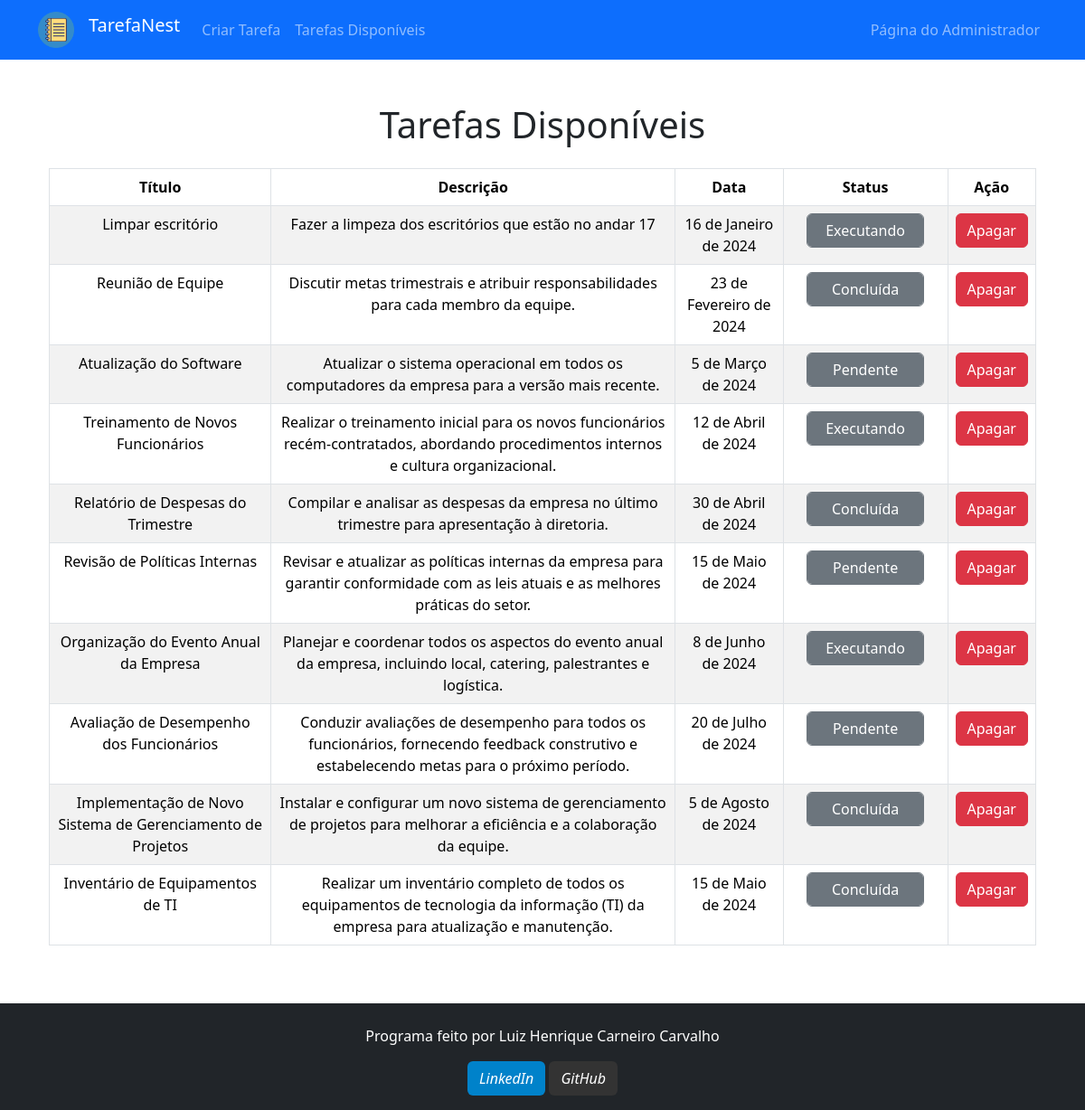
/tarefa_disponivel, run on an earlier commit of the app's database.
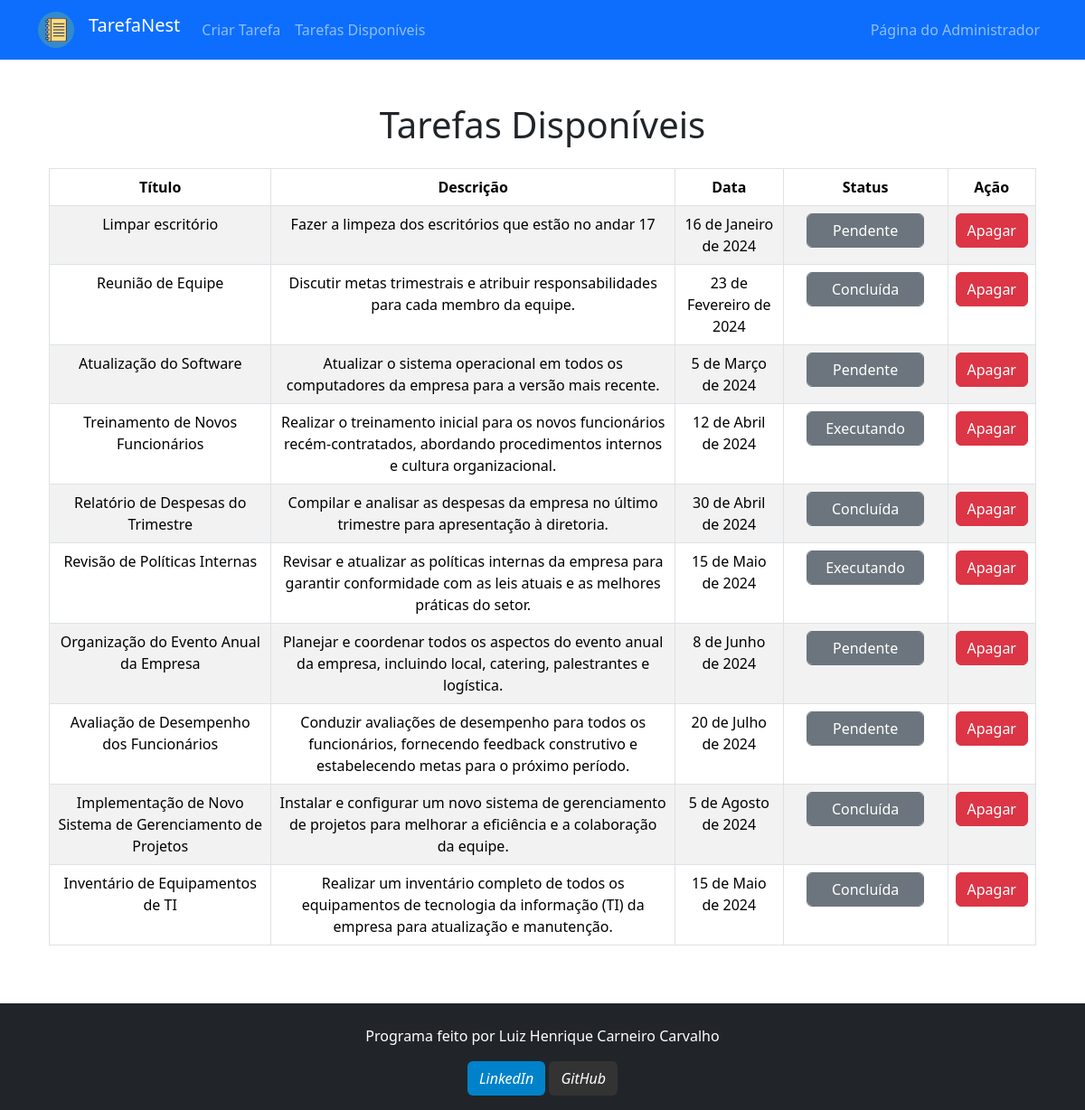
And on a later commit of the database.
### core/models.py (models this page shows, shortened)
class Tarefa(models.Model):
    STATUS_CHOICES = [
        ('pendente', 'Pendente'),
        ('executando', 'Executando'),
        ('concluida', 'Concluída'),
    ]
    titulo = models.CharField(max_length=200)
    descricao = models.CharField(max_length=5000)
    data = models.DateField()
    status = models.CharField(max_length=20, choices=STATUS_CHOICES, default='pendente')

### core/views.py (the view)
# urls.py: path('tarefa_disponivel', tarefa_disponivel, name='tarefa_disponivel'),
def tarefa_disponivel(request):
    tarefas = Tarefa.objects.all()
    context = {
        'tarefas': tarefas,
    }
    return render(request, 'tarefa_disponivel.html', context)

### core/templates/tarefa_disponivel.html (shortened to what this page needs)
{% load static %}
<!DOCTYPE html>
<html lang="pt-br" class="min-vh-100">
<head>
    <link href="https://cdn.jsdelivr.net/npm/bootstrap@5.3.2/dist/css/bootstrap.min.css" rel="stylesheet"
>
    <link rel="stylesheet" href="{% static 'css/index_style.css' %}">
</head>
<body  class="d-flex flex-column min-vh-100">
    <nav class="navbar navbar-expand-lg navbar-dark bg-primary">
        <div class="container d-flex justify-content-between">
            <div class="d-flex">
                <a class="navbar-brand" href="inicio"><img id="nav-logo" class="logo_style"
                        src="{% static 'images/notas.png' %}" alt="TarefaNest Logo-Marca"></a>
                <a class="navbar-brand" href="inicio">TarefaNest</a>
            </div>
            <div class="collapse navbar-collapse" id="navbarNav">
                <ul class="navbar-nav">
                    <li class="nav-item">
                        <a class="nav-link" href="criar_tarefa_pagina">Criar Tarefa</a>
                    </li>
                    <li class="nav-item">
                        <a class="nav-link" href="tarefa_disponivel">Tarefas Disponíveis</a>
                    </li>
                </ul>
                <div class="ms-auto">
                    <ul class="navbar-nav">
                        <li class="nav-item">
                            <a class="nav-link" href="admin">Página do Administrador</a>
                        </li>
                    </ul>
                </div>
            </div>
        </div>
    </nav>
    <div class="container bg-body mt-5 flex-grow-1">
        <h1 class="text-center mb-4">Tarefas Disponíveis</h1>
        <div class="container mx-auto text-center table-responsive">
            <table class="table table-striped table-bordered mx-auto text-center">
                <thead>
                    <tr>
                        <th>Título</th>
                        <th>Descrição</th>
                        <th>Data</th>
                        <th style="width: 130px;">Status</th>
                        <th>Ação</th>
                    </tr>
                </thead>
                <tbody>
                    {% for tarefa in tarefas %}
                    <tr>
                        <td>{{ tarefa.titulo }}</td>
                        <td>{{ tarefa.descricao }}</td>
                        <td>{{ tarefa.data }}</td>
                        <td class="col-sm-3 col-md-2 col-lg-2">
                            <form method="POST" action="{% url 'alterar_status' tarefa.id %}">
                                <select name="novo_status" style="width: 130px;" class="form-control btn btn-secondary text-center"
                                    onchange="this.form.submit()">
                                    <option value="pendente" {% if tarefa.status == 'pendente' %}selected{% endif %}>Pendente</option>
                                    <option value="executando" {% if tarefa.status == 'executando' %}selected{% endif %}>Executando</option>
                                    <option value="concluida" {% if tarefa.status == 'concluida' %}selected{% endif %}>Concluída</option>
                                </select>
                            </form>
                        </td>
                        <td>
                            <form method="POST" action="{% url 'apagar_tarefa' tarefa.id %}"
                                onsubmit="return confirm('Tem certeza que deseja apagar essa tarefa?');">
                                <button type="submit" class="btn btn-danger">Apagar</button>
                            </form>
                        </td>
                    </tr>
                    {% endfor %}
                </tbody>
            </table>
        </div>
    </div>
    <footer class="bg-dark text-white text-center py-3 mt-5">
        <div class="container">
            <p class="text-center mt-2"> Programa feito por Luiz Henrique Carneiro Carvalho</p>
            <a class="btn text-white" data-mdb-ripple-init style="background-color: #0082ca;" target="_blank"
                href="https://www.linkedin.com/in/luizhenriqueccarvalho/" role="button">
                <i>LinkedIn</i>
            </a>
            <a class="btn text-white" data-mdb-ripple-init style="background-color: #333333;" target="_blank"
                href="https://github.com/Dom-Luiz-III" role="button">
                <i>GitHub</i>
            </a>
        </div>
    </footer>
</body>
</html>

### core/static/css/index_style.css (style rules this page uses)
.logo_style { width: 40px; height: 40px; }

What changed in the data, as far as the page shows it:
changed Tarefa "Limpar escritório": novo_status "Executando" → "Pendente"
changed Tarefa "Revisão de Políticas Internas": novo_status "Pendente" → "Executando"
changed Tarefa "Organização do Evento Anual da Empresa": novo_status "Executando" → "Pendente"
